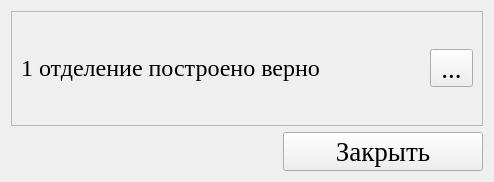
<?xml version="1.0" encoding="UTF-8"?>
<ui version="4.0">
 <class>task5CheckForm</class>
 <widget class="QWidget" name="task5CheckForm">
  <property name="geometry">
   <rect>
    <x>0</x>
    <y>0</y>
    <width>494</width>
    <height>182</height>
   </rect>
  </property>
  <property name="font">
   <font>
    <family>Times New Roman</family>
    <pointsize>20</pointsize>
   </font>
  </property>
  <property name="windowTitle">
   <string>Проверка</string>
  </property>
  <property name="layoutDirection">
   <enum>Qt::LeftToRight</enum>
  </property>
  <layout class="QVBoxLayout" name="verticalLayout">
   <property name="leftMargin">
    <number>11</number>
   </property>
   <item>
    <widget class="QScrollArea" name="scrollArea">
     <property name="widgetResizable">
      <bool>true</bool>
     </property>
     <widget class="QWidget" name="scrollAreaWidgetContents">
      <property name="geometry">
       <rect>
        <x>0</x>
        <y>0</y>
        <width>472</width>
        <height>118</height>
       </rect>
      </property>
      <layout class="QGridLayout" name="gridLayout">
       <item row="0" column="0">
        <widget class="QLabel" name="labelLeft">
         <property name="font">
          <font>
           <family>Times New Roman</family>
           <pointsize>18</pointsize>
          </font>
         </property>
         <property name="text">
          <string>1 отделение построено верно</string>
         </property>
        </widget>
       </item>
       <item row="0" column="1">
        <widget class="QToolButton" name="toolButton">
         <property name="enabled">
          <bool>true</bool>
         </property>
         <property name="text">
          <string>...</string>
         </property>
         <property name="icon">
          <iconset>
           <normaloff>resources/iconePack/check.png</normaloff>
           <normalon>resources/iconePack/crossRed.png</normalon>resources/iconePack/check.png</iconset>
         </property>
         <property name="checkable">
          <bool>true</bool>
         </property>
        </widget>
       </item>
      </layout>
     </widget>
    </widget>
   </item>
   <item>
    <widget class="QPushButton" name="closeButton">
     <property name="enabled">
      <bool>true</bool>
     </property>
     <property name="maximumSize">
      <size>
       <width>200</width>
       <height>16777215</height>
      </size>
     </property>
     <property name="layoutDirection">
      <enum>Qt::RightToLeft</enum>
     </property>
     <property name="text">
      <string>Закрыть</string>
     </property>
    </widget>
   </item>
  </layout>
 </widget>
 <resources/>
 <connections/>
</ui>
